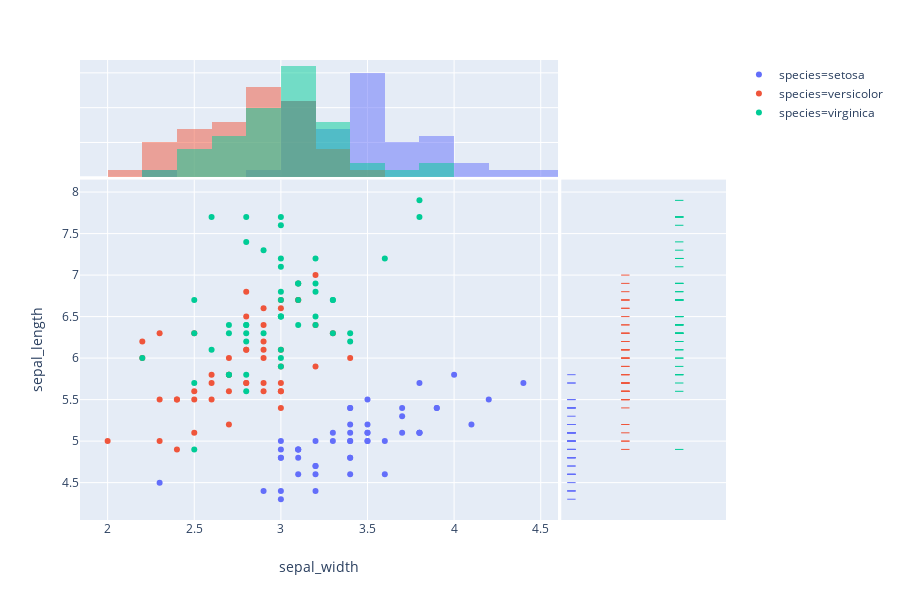

Write notebook code for a chart like this one.
### Code cell
px.scatter(iris, x="sepal_width", y="sepal_length", color="species", marginal_y="rug", marginal_x="histogram")

### Figure 1 — Plotly figure (JSON) as saved in the notebook; plotly's stock layout.template omitted (floating-point values rounded to 4 significant figures)
{"data": [{"hoverlabel": {"namelength": 0}, "hovertemplate": "species=setosa<br>sepal_width=%{x}<br>sepal_length=%{y}", "legendgroup": "species=setosa", "marker": {"color": "#636efa", "symbol": "circle"}, "mode": "markers", "name": "species=setosa", "showlegend": true, "type": "scatter", "uid": "7ef1058d-b951-46f0-a71a-c7773aaea349", "x": [3.5, 3, 3.2, 3.1, 3.6, 3.9, 3.4, 3.4, 2.9, 3.1, 3.7, 3.4, 3, 3, 4, 4.4, 3.9, 3.5, 3.8, 3.8, 3.4, 3.7, 3.6, 3.3, 3.4, 3, 3.4, 3.5, 3.4, 3.2, 3.1, 3.4, 4.1, 4.2, 3.1, 3.2, 3.5, 3.1, 3, 3.4, 3.5, 2.3, 3.2, 3.5, 3.8, 3, 3.8, 3.2, 3.7, 3.3], "xaxis": "x", "y": [5.1, 4.9, 4.7, 4.6, 5, 5.4, 4.6, 5, 4.4, 4.9, 5.4, 4.8, 4.8, 4.3, 5.8, 5.7, 5.4, 5.1, 5.7, 5.1, 5.4, 5.1, 4.6, 5.1, 4.8, 5, 5, 5.2, 5.2, 4.7, 4.8, 5.4, 5.2, 5.5, 4.9, 5, 5.5, 4.9, 4.4, 5.1, 5, 4.5, 4.4, 5, 5.1, 4.8, 5.1, 4.6, 5.3, 5], "yaxis": "y"}, {"alignmentgroup": "True", "bingroup": "x", "hoverlabel": {"namelength": 0}, "hovertemplate": "species=setosa<br>sepal_width=%{x}<br>count=%{y}", "legendgroup": "species=setosa", "marker": {"color": "#636efa"}, "name": "species=setosa", "offsetgroup": "species=setosa", "opacity": 0.5, "showlegend": false, "type": "histogram", "uid": "c81fda46-b364-44de-8cae-566bcffd0979", "x": [3.5, 3, 3.2, 3.1, 3.6, 3.9, 3.4, 3.4, 2.9, 3.1, 3.7, 3.4, 3, 3, 4, 4.4, 3.9, 3.5, 3.8, 3.8, 3.4, 3.7, 3.6, 3.3, 3.4, 3, 3.4, 3.5, 3.4, 3.2, 3.1, 3.4, 4.1, 4.2, 3.1, 3.2, 3.5, 3.1, 3, 3.4, 3.5, 2.3, 3.2, 3.5, 3.8, 3, 3.8, 3.2, 3.7, 3.3], "xaxis": "x", "yaxis": "y2"}, {"alignmentgroup": "True", "boxpoints": "all", "fillcolor": "rgba(255,255,255,0)", "hoverlabel": {"namelength": 0}, "hoveron": "points", "hovertemplate": "species=setosa<br>sepal_length=%{y}", "jitter": 0, "legendgroup": "species=setosa", "line": {"color": "rgba(255,255,255,0)"}, "marker": {"color": "#636efa", "symbol": "line-ew-open"}, "name": "species=setosa", "offsetgroup": "species=setosa", "showlegend": false, "type": "box", "uid": "9d94d9fb-4a19-405e-9e62-13c2f6c605d6", "xaxis": "x2", "y": [5.1, 4.9, 4.7, 4.6, 5, 5.4, 4.6, 5, 4.4, 4.9, 5.4, 4.8, 4.8, 4.3, 5.8, 5.7, 5.4, 5.1, 5.7, 5.1, 5.4, 5.1, 4.6, 5.1, 4.8, 5, 5, 5.2, 5.2, 4.7, 4.8, 5.4, 5.2, 5.5, 4.9, 5, 5.5, 4.9, 4.4, 5.1, 5, 4.5, 4.4, 5, 5.1, 4.8, 5.1, 4.6, 5.3, 5], "yaxis": "y"}, {"hoverlabel": {"namelength": 0}, "hovertemplate": "species=versicolor<br>sepal_width=%{x}<br>sepal_length=%{y}", "legendgroup": "species=versicolor", "marker": {"color": "#EF553B", "symbol": "circle"}, "mode": "markers", "name": "species=versicolor", "showlegend": true, "type": "scatter", "uid": "86123ea0-c2c1-4b72-a435-3df1acbfa534", "x": [3.2, 3.2, 3.1, 2.3, 2.8, 2.8, 3.3, 2.4, 2.9, 2.7, 2, 3, 2.2, 2.9, 2.9, 3.1, 3, 2.7, 2.2, 2.5, 3.2, 2.8, 2.5, 2.8, 2.9, 3, 2.8, 3, 2.9, 2.6, 2.4, 2.4, 2.7, 2.7, 3, 3.4, 3.1, 2.3, 3, 2.5, 2.6, 3, 2.6, 2.3, 2.7, 3, 2.9, 2.9, 2.5, 2.8], "xaxis": "x", "y": [7, 6.4, 6.9, 5.5, 6.5, 5.7, 6.3, 4.9, 6.6, 5.2, 5, 5.9, 6, 6.1, 5.6, 6.7, 5.6, 5.8, 6.2, 5.6, 5.9, 6.1, 6.3, 6.1, 6.4, 6.6, 6.8, 6.7, 6, 5.7, 5.5, 5.5, 5.8, 6, 5.4, 6, 6.7, 6.3, 5.6, 5.5, 5.5, 6.1, 5.8, 5, 5.6, 5.7, 5.7, 6.2, 5.1, 5.7], "yaxis": "y"}, {"alignmentgroup": "True", "bingroup": "x", "hoverlabel": {"namelength": 0}, "hovertemplate": "species=versicolor<br>sepal_width=%{x}<br>count=%{y}", "legendgroup": "species=versicolor", "marker": {"color": "#EF553B"}, "name": "species=versicolor", "offsetgroup": "species=versicolor", "opacity": 0.5, "showlegend": false, "type": "histogram", "uid": "472e2b68-709d-4263-9054-80505da1a0d1", "x": [3.2, 3.2, 3.1, 2.3, 2.8, 2.8, 3.3, 2.4, 2.9, 2.7, 2, 3, 2.2, 2.9, 2.9, 3.1, 3, 2.7, 2.2, 2.5, 3.2, 2.8, 2.5, 2.8, 2.9, 3, 2.8, 3, 2.9, 2.6, 2.4, 2.4, 2.7, 2.7, 3, 3.4, 3.1, 2.3, 3, 2.5, 2.6, 3, 2.6, 2.3, 2.7, 3, 2.9, 2.9, 2.5, 2.8], "xaxis": "x", "yaxis": "y2"}, {"alignmentgroup": "True", "boxpoints": "all", "fillcolor": "rgba(255,255,255,0)", "hoverlabel": {"namelength": 0}, "hoveron": "points", "hovertemplate": "species=versicolor<br>sepal_length=%{y}", "jitter": 0, "legendgroup": "species=versicolor", "line": {"color": "rgba(255,255,255,0)"}, "marker": {"color": "#EF553B", "symbol": "line-ew-open"}, "name": "species=versicolor", "offsetgroup": "species=versicolor", "showlegend": false, "type": "box", "uid": "a3e0e7be-a0bf-40ab-8c29-6125da5d453e", "xaxis": "x2", "y": [7, 6.4, 6.9, 5.5, 6.5, 5.7, 6.3, 4.9, 6.6, 5.2, 5, 5.9, 6, 6.1, 5.6, 6.7, 5.6, 5.8, 6.2, 5.6, 5.9, 6.1, 6.3, 6.1, 6.4, 6.6, 6.8, 6.7, 6, 5.7, 5.5, 5.5, 5.8, 6, 5.4, 6, 6.7, 6.3, 5.6, 5.5, 5.5, 6.1, 5.8, 5, 5.6, 5.7, 5.7, 6.2, 5.1, 5.7], "yaxis": "y"}, {"hoverlabel": {"namelength": 0}, "hovertemplate": "species=virginica<br>sepal_width=%{x}<br>sepal_length=%{y}", "legendgroup": "species=virginica", "marker": {"color": "#00cc96", "symbol": "circle"}, "mode": "markers", "name": "species=virginica", "showlegend": true, "type": "scatter", "uid": "940e5b78-cf64-435b-bdcc-1f1cdc6a4fc8", "x": [3.3, 2.7, 3, 2.9, 3, 3, 2.5, 2.9, 2.5, 3.6, 3.2, 2.7, 3, 2.5, 2.8, 3.2, 3, 3.8, 2.6, 2.2, 3.2, 2.8, 2.8, 2.7, 3.3, 3.2, 2.8, 3, 2.8, 3, 2.8, 3.8, 2.8, 2.8, 2.6, 3, 3.4, 3.1, 3, 3.1, 3.1, 3.1, 2.7, 3.2, 3.3, 3, 2.5, 3, 3.4, 3], "xaxis": "x", "y": [6.3, 5.8, 7.1, 6.3, 6.5, 7.6, 4.9, 7.3, 6.7, 7.2, 6.5, 6.4, 6.8, 5.7, 5.8, 6.4, 6.5, 7.7, 7.7, 6, 6.9, 5.6, 7.7, 6.3, 6.7, 7.2, 6.2, 6.1, 6.4, 7.2, 7.4, 7.9, 6.4, 6.3, 6.1, 7.7, 6.3, 6.4, 6, 6.9, 6.7, 6.9, 5.8, 6.8, 6.7, 6.7, 6.3, 6.5, 6.2, 5.9], "yaxis": "y"}, {"alignmentgroup": "True", "bingroup": "x", "hoverlabel": {"namelength": 0}, "hovertemplate": "species=virginica<br>sepal_width=%{x}<br>count=%{y}", "legendgroup": "species=virginica", "marker": {"color": "#00cc96"}, "name": "species=virginica", "offsetgroup": "species=virginica", "opacity": 0.5, "showlegend": false, "type": "histogram", "uid": "baa99c17-b530-4b5a-9f4c-5c4cdacc7e9c", "x": [3.3, 2.7, 3, 2.9, 3, 3, 2.5, 2.9, 2.5, 3.6, 3.2, 2.7, 3, 2.5, 2.8, 3.2, 3, 3.8, 2.6, 2.2, 3.2, 2.8, 2.8, 2.7, 3.3, 3.2, 2.8, 3, 2.8, 3, 2.8, 3.8, 2.8, 2.8, 2.6, 3, 3.4, 3.1, 3, 3.1, 3.1, 3.1, 2.7, 3.2, 3.3, 3, 2.5, 3, 3.4, 3], "xaxis": "x", "yaxis": "y2"}, {"alignmentgroup": "True", "boxpoints": "all", "fillcolor": "rgba(255,255,255,0)", "hoverlabel": {"namelength": 0}, "hoveron": "points", "hovertemplate": "species=virginica<br>sepal_length=%{y}", "jitter": 0, "legendgroup": "species=virginica", "line": {"color": "rgba(255,255,255,0)"}, "marker": {"color": "#00cc96", "symbol": "line-ew-open"}, "name": "species=virginica", "offsetgroup": "species=virginica", "showlegend": false, "type": "box", "uid": "4002b0f6-c6ca-4ec1-8b94-7e6302863d86", "xaxis": "x2", "y": [6.3, 5.8, 7.1, 6.3, 6.5, 7.6, 4.9, 7.3, 6.7, 7.2, 6.5, 6.4, 6.8, 5.7, 5.8, 6.4, 6.5, 7.7, 7.7, 6, 6.9, 5.6, 7.7, 6.3, 6.7, 7.2, 6.2, 6.1, 6.4, 7.2, 7.4, 7.9, 6.4, 6.3, 6.1, 7.7, 6.3, 6.4, 6, 6.9, 6.7, 6.9, 5.8, 6.8, 6.7, 6.7, 6.3, 6.5, 6.2, 5.9], "yaxis": "y"}], "layout": {"barmode": "overlay", "height": 600, "legend": {"tracegroupgap": 0}, "margin": {"t": 60}, "xaxis": {"domain": [0, 0.74], "showgrid": true, "title": {"text": "sepal_width"}}, "xaxis2": {"domain": [0.745, 1], "showticklabels": false}, "yaxis": {"domain": [0, 0.74], "showgrid": true, "title": {"text": "sepal_length"}}, "yaxis2": {"domain": [0.745, 1], "showticklabels": false}}}
